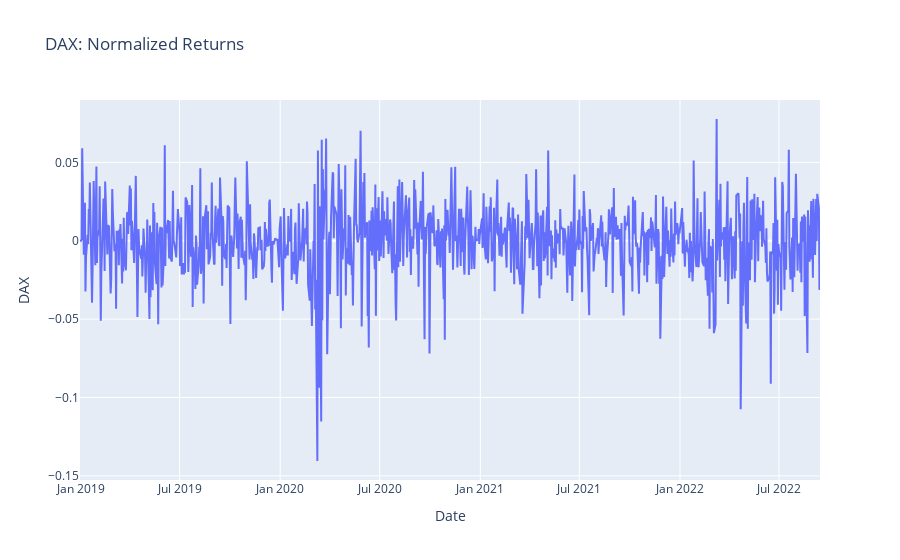

The cell this chart's notebook holds for it:
### Code cell
# plot daily portfolio worth
fig = px.line(normalized_returns(df), 
              y="DAX", 
              title='DAX: Normalized Returns')
fig.show()

### Figure 1 — Plotly figure (JSON) as saved in the notebook; plotly's stock layout.template omitted (floating-point values rounded to 4 significant figures; data arrays with more than 128 entries replaced by an {"elided": "..."} marker saying what was removed)
{"data": [{"hovertemplate": "Date=%{x}<br>DAX=%{y}<extra></extra>", "legendgroup": "", "line": {"color": "#636efa", "dash": "solid"}, "mode": "lines", "name": "", "orientation": "v", "showlegend": false, "type": "scatter", "x": {"elided": "960 str values"}, "xaxis": "x", "y": {"elided": "960 float values"}, "yaxis": "y"}], "layout": {"legend": {"tracegroupgap": 0}, "title": {"text": "DAX: Normalized Returns"}, "xaxis": {"anchor": "y", "domain": [0, 1], "title": {"text": "Date"}}, "yaxis": {"anchor": "x", "domain": [0, 1], "title": {"text": "DAX"}}}}
